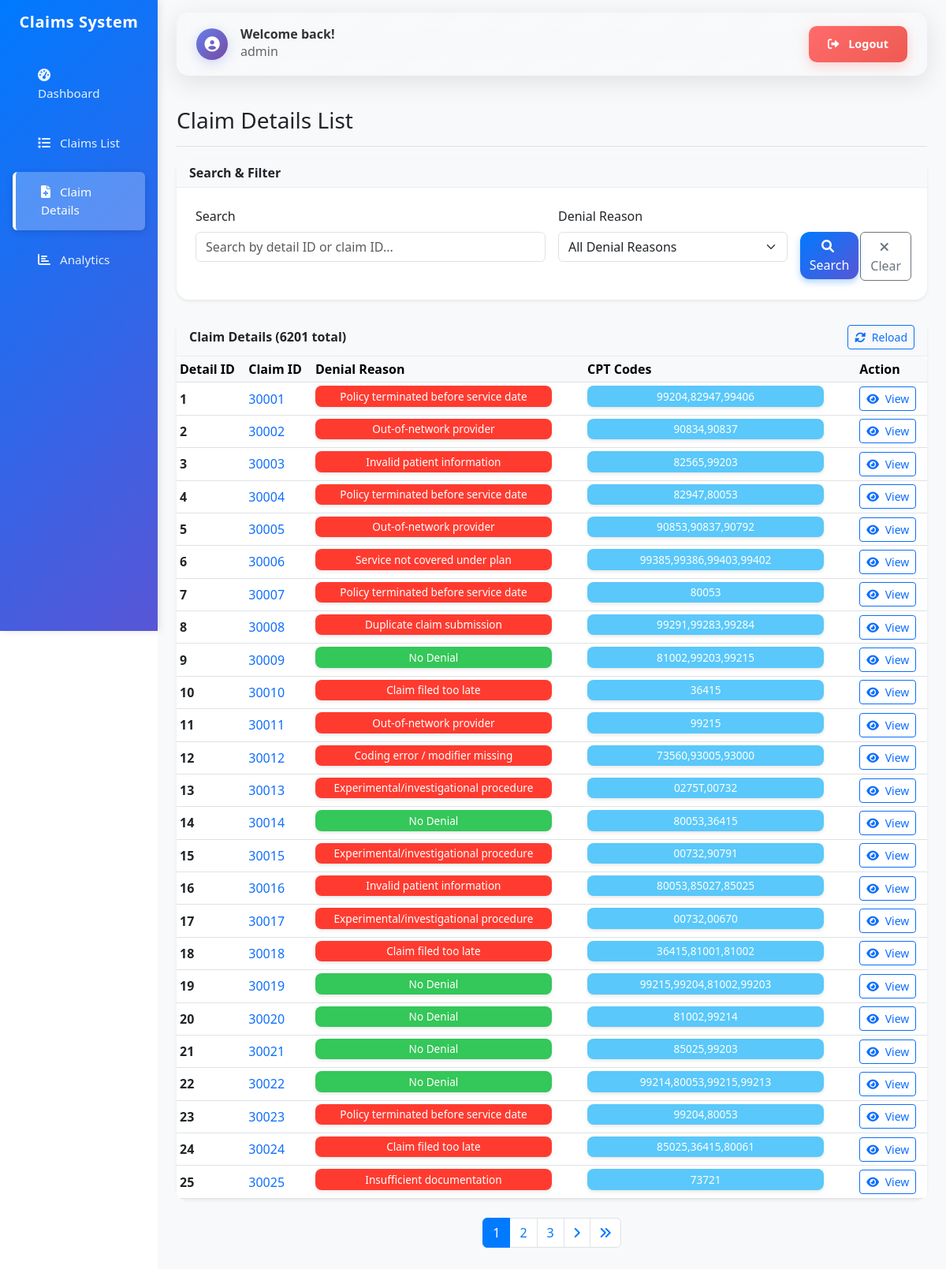
The app's page /dashboard/claim-details/ (signed in) with its own data.
### claims/models.py (models this page shows, shortened)
class ClaimDetail(models.Model):
    id = models.IntegerField(primary_key=True)
    claim_id = models.BigIntegerField()
    denial_reason = models.CharField(max_length=500, blank=True, null=True)
    cpt_codes = models.CharField(max_length=500, blank=True, null=True)
    class Meta:
        db_table = 'claim_detail'
        verbose_name = 'Claim Detail'
        verbose_name_plural = 'Claim Details'

### claims/views.py (the view)
# urls.py: path('claim-details/', views.claim_details_list, name='claim_details_list'),
@login_required
def claim_details_list(request):
    details = ClaimDetail.objects.all()
    search_query = request.GET.get('search', '')
    if search_query:
        details = details.filter(
            Q(claim_id__icontains=search_query) |
            Q(denial_reason__icontains=search_query) |
            Q(cpt_codes__icontains=search_query)
        )
    denial_filter = request.GET.get('denial_reason', '')
    if denial_filter:
        if denial_filter == 'No Denial':
            details = details.filter(denial_reason__isnull=True) | details.filter(denial_reason='')
        else:
            details = details.filter(denial_reason=denial_filter)
    denial_reasons = ClaimDetail.objects.exclude(
        denial_reason__isnull=True
    ).exclude(
        denial_reason=''
    ).values_list('denial_reason', flat=True).distinct()
    details = details.order_by('id')  # Order by ID for consistent pagination
    paginator = Paginator(details, 25)
    page_number = request.GET.get('page')
    page_obj = paginator.get_page(page_number)
    context = {
        'page_obj': page_obj,
        'search_query': search_query,
        'denial_filter': denial_filter,
        'denial_reasons': denial_reasons,
    }
    return render(request, 'claims/claim_details_list.html', context)

### templates/claims/claim_details_list.html (shortened to what this page needs)
{% extends 'base.html' %}
{% block content %}
<div class="d-flex justify-content-between flex-wrap flex-md-nowrap align-items-center pt-3 pb-2 mb-3 border-bottom">
    <h1 class="h2 fs-3 fs-md-2">Claim Details List</h1>
</div>
<div class="card shadow-sm mb-4" x-data="{
    searchQuery: '{{ search_query }}'
}">
    <div class="card-header bg-light">
        <h6 class="m-0 fw-bold fs-6">Search & Filter</h6>
    </div>
    <div class="card-body p-3 p-md-4">
        <form method="get" class="row g-3">
            <div class="col-12 col-sm-6 col-lg-6">
                <label for="search" class="form-label">Search</label>
                <input type="text" class="form-control" id="search" name="search"
                       value="{{ search_query }}" placeholder="Search by detail ID or claim ID...">
            </div>
            <div class="col-12 col-sm-6 col-lg-4">
                <label for="denial_reason" class="form-label">Denial Reason</label>
                <select class="form-select" id="denial_reason" name="denial_reason">
                    <option value="">All Denial Reasons</option>
                </select>
            </div>
            <div class="col-12 col-sm-6 col-lg-1">
                <label class="form-label">&nbsp;</label>
                <div class="d-grid">
                    <button type="submit" class="btn btn-primary">
                        <i class="fas fa-search me-1"></i>
                        <span class="d-none d-sm-inline">Search</span>
                    </button>
                </div>
            </div>
            <div class="col-12 col-sm-6 col-lg-1">
                <label class="form-label">&nbsp;</label>
                <div class="d-grid">
                    <a href="{% url 'claims:claim_details_list' %}" class="btn btn-outline-secondary">
                        <i class="fas fa-times me-1"></i>
                        <span class="d-none d-sm-inline">Clear</span>
                    </a>
                </div>
            </div>
        </form>
    </div>
</div>
<div class="row g-3 mb-4">
    <div class="col-12">
        <div class="card shadow-sm">
            <div class="card-header bg-light d-flex justify-content-between align-items-center">
                <h6 class="m-0 fw-bold fs-6">Claim Details ({{ page_obj.paginator.count }} total)</h6>
                <div class="btn-group" role="group">
                    <button type="button" class="btn btn-outline-primary btn-sm" onclick="reloadClaimDetails()">
                        <i class="fas fa-sync-alt me-1"></i>
                        <span class="d-none d-sm-inline">Reload</span>
                    </button>
                </div>
            </div>
            <div class="card-body p-0">
                <div class="table-responsive claim-line-items">
                    <table class="table table-hover table-sm mb-0">
                        <thead class="table-light">
                            <tr>
                                <th class="text-nowrap">Detail ID</th>
                                <th class="text-nowrap">Claim ID</th>
                                <th class="text-nowrap">Denial Reason</th>
                                <th class="text-nowrap">CPT Codes</th>
                                <th class="text-nowrap">Action</th>
                            </tr>
                        </thead>
                        <tbody>
                            {% for detail in page_obj %}
                            <tr>
                                <td class="text-nowrap"><strong>{{ detail.id }}</strong></td>
                                <td class="text-nowrap">
                                    <a href="{% url 'claims:claim_detail' detail.claim_id %}" class="text-decoration-none">
                                        {{ detail.claim_id }}
                                    </a>
                                </td>
                                <td class="text-break">
                                    {% if detail.denial_reason %}
                                        <span class="badge bg-danger diagnosis-badge">{{ detail.denial_reason }}</span>
                                    {% else %}
                                        <span class="badge bg-success diagnosis-badge">No Denial</span>
                                    {% endif %}
                                </td>
                                <td class="text-break">
                                    {% if detail.cpt_codes %}
                                        <span class="badge bg-info diagnosis-badge">{{ detail.cpt_codes }}</span>
                                    {% else %}
                                        <span class="text-muted">-</span>
                                    {% endif %}
                                </td>
                                <td class="text-nowrap">
                                    <div class="btn-group" role="group">
                                        <a href="{% url 'claims:claim_detail' detail.claim_id %}" class="btn btn-sm btn-outline-primary">
                                            <i class="fas fa-eye me-1"></i>
                                            <span class="d-none d-sm-inline">View</span>
                                        </a>
                                    </div>
                                </td>
                            </tr>
                            {% endfor %}
                        </tbody>
                    </table>
                </div>
            </div>
        </div>
    </div>
</div>
{% if page_obj.has_other_pages %}
<div class="row">
    <div class="col-12">
        <nav aria-label="Claim details pagination">
            <ul class="pagination justify-content-center">
                {% for num in page_obj.paginator.page_range %}
                    {% if page_obj.number == num %}
                    <li class="page-item active">
                        <span class="page-link">{{ num }}</span>
                    </li>
                    {% elif num > page_obj.number|add:'-3' and num < page_obj.number|add:'3' %}
                    <li class="page-item">
                        <a class="page-link" href="?page={{ num }}{% if search_query %}&search={{ search_query }}{% endif %}{% if denial_filter %}&denial_reason={{ denial_filter }}{% endif %}">{{ num }}</a>
                    </li>
                    {% endif %}
                {% endfor %}
                {% if page_obj.has_next %}
                <li class="page-item">
                    <a class="page-link" href="?page={{ page_obj.next_page_number }}{% if search_query %}&search={{ search_query }}{% endif %}{% if denial_filter %}&denial_reason={{ denial_filter }}{% endif %}">
                        <i class="fas fa-angle-right"></i>
                    </a>
                </li>
                <li class="page-item">
                    <a class="page-link" href="?page={{ page_obj.paginator.num_pages }}{% if search_query %}&search={{ search_query }}{% endif %}{% if denial_filter %}&denial_reason={{ denial_filter }}{% endif %}">
                        <i class="fas fa-angle-double-right"></i>
                    </a>
                </li>
                {% endif %}
            </ul>
        </nav>
    </div>
</div>
{% endif %}
{% endblock %}

### templates/base.html (shortened to what this page needs)
<!DOCTYPE html>
<html lang="en">
<head>
    <link href="https://cdn.jsdelivr.net/npm/bootstrap@5.3.0/dist/css/bootstrap.min.css" rel="stylesheet">
    <link href="https://cdnjs.cloudflare.com/ajax/libs/font-awesome/6.0.0/css/all.min.css" rel="stylesheet">
</head>
<body>
    <div class="container-fluid p-0">
        <div class="row g-0 m-0">
            <nav class="col-12 col-md-3 col-lg-2 d-md-block sidebar collapse offcanvas-md offcanvas-start" id="sidebarOffcanvas" tabindex="-1" aria-labelledby="sidebarOffcanvasLabel">
                <div class="offcanvas-body p-0">
                    <div class="position-sticky pt-3">
                        <div class="text-center mb-4 px-3">
                            <h4 class="text-white fs-5 fs-md-4">Claims System</h4>
                        </div>
                        <ul class="nav flex-column px-3">
                            <li class="nav-item">
                                <a class="nav-link {% if request.resolver_match.url_name == 'dashboard' %}active{% endif %}" href="{% url 'claims:dashboard' %}">
                                    <i class="fas fa-tachometer-alt me-2"></i>
                                    <span class="d-none d-sm-inline">Dashboard</span>
                                </a>
                            </li>
                            <li class="nav-item">
                                <a class="nav-link {% if request.resolver_match.url_name == 'claim_list' %}active{% endif %}" href="{% url 'claims:claim_list' %}">
                                    <i class="fas fa-list me-2"></i>
                                    <span class="d-none d-sm-inline">Claims List</span>
                                </a>
                            </li>
                            <li class="nav-item">
                                <a class="nav-link {% if request.resolver_match.url_name == 'claim_details_list' %}active{% endif %}" href="{% url 'claims:claim_details_list' %}">
                                    <i class="fas fa-file-medical me-2"></i>
                                    <span class="d-none d-sm-inline">Claim Details</span>
                                </a>
                            </li>
                            <li class="nav-item">
                                <a class="nav-link {% if request.resolver_match.url_name == 'analytics' %}active{% endif %}" href="{% url 'claims:analytics' %}">
                                    <i class="fas fa-chart-bar me-2"></i>
                                    <span class="d-none d-sm-inline">Analytics</span>
                                </a>
                            </li>
                        </ul>
                    </div>
                </div>
            </nav>
            <main class="col-12 col-md-9 ms-sm-auto col-lg-10 px-3 px-md-4 main-content">
                <div class="pt-3 pb-2 mb-3">
                    {% if user.is_authenticated %}
                    <div class="user-header mb-4">
                        <div class="d-flex flex-column flex-sm-row justify-content-between align-items-start align-items-sm-center gap-3">
                            <div class="welcome-section">
                                <div class="welcome-icon">
                                    <i class="fas fa-user-circle"></i>
                                </div>
                                <div class="welcome-text">
                                    <h6 class="welcome-title mb-0">Welcome back!</h6>
                                    <small class="welcome-subtitle">{{ user.username }}</small>
                                </div>
                            </div>
                            <div class="logout-section">
                                <a href="{% url 'logout' %}" class="btn btn-logout">
                                    <i class="fas fa-sign-out-alt me-2"></i>
                                    <span class="d-none d-sm-inline">Logout</span>
                                </a>
                            </div>
                        </div>
                    </div>
                    {% endif %}
                    {% block content %}{% endblock %}
                </div>
            </main>
        </div>
    </div>
</body>
</html>

### records on screen
ClaimDetail: id "1", claim_id "30001", denial_reason "Policy terminated before service date", cpt_codes "99204,82947,99406"
ClaimDetail: id "2", claim_id "30002", denial_reason "Out-of-network provider", cpt_codes "90834,90837"
ClaimDetail: id "3", claim_id "30003", denial_reason "Invalid patient information", cpt_codes "82565,99203"
ClaimDetail: id "4", claim_id "30004", denial_reason "Policy terminated before service date", cpt_codes "82947,80053"
ClaimDetail: id "5", claim_id "30005", denial_reason "Out-of-network provider", cpt_codes "90853,90837,90792"
ClaimDetail: id "6", claim_id "30006", denial_reason "Service not covered under plan", cpt_codes "99385,99386,99403,99402"
ClaimDetail: id "7", claim_id "30007", denial_reason "Policy terminated before service date", cpt_codes "80053"
ClaimDetail: id "8", claim_id "30008", denial_reason "Duplicate claim submission", cpt_codes "99291,99283,99284"
ClaimDetail: id "9", claim_id "30009", shows "No Denial", cpt_codes "81002,99203,99215"
ClaimDetail: id "10", claim_id "30010", denial_reason "Claim filed too late", cpt_codes "36415"
ClaimDetail: id "11", claim_id "30011", denial_reason "Out-of-network provider", cpt_codes "99215"
ClaimDetail: id "12", claim_id "30012", denial_reason "Coding error / modifier missing", cpt_codes "73560,93005,93000"
ClaimDetail: id "13", claim_id "30013", denial_reason "Experimental/investigational procedure", cpt_codes "0275T,00732"
ClaimDetail: id "14", claim_id "30014", shows "No Denial", cpt_codes "80053,36415"
ClaimDetail: id "15", claim_id "30015", denial_reason "Experimental/investigational procedure", cpt_codes "00732,90791"
ClaimDetail: id "16", claim_id "30016", denial_reason "Invalid patient information", cpt_codes "80053,85027,85025"
ClaimDetail: id "17", claim_id "30017", denial_reason "Experimental/investigational procedure", cpt_codes "00732,00670"
ClaimDetail: id "18", claim_id "30018", denial_reason "Claim filed too late", cpt_codes "36415,81001,81002"
ClaimDetail: id "19", claim_id "30019", shows "No Denial", cpt_codes "99215,99204,81002,99203"
ClaimDetail: id "20", claim_id "30020", shows "No Denial", cpt_codes "81002,99214"
ClaimDetail: id "21", claim_id "30021", shows "No Denial", cpt_codes "85025,99203"
ClaimDetail: id "22", claim_id "30022", shows "No Denial", cpt_codes "99214,80053,99215,99213"
ClaimDetail: id "23", claim_id "30023", denial_reason "Policy terminated before service date", cpt_codes "99204,80053"
ClaimDetail: id "24", claim_id "30024", denial_reason "Claim filed too late", cpt_codes "85025,36415,80061"
ClaimDetail: id "25", claim_id "30025", denial_reason "Insufficient documentation", cpt_codes "73721"

### other values on screen
{{ user.username }} "admin"
{{ page_obj.paginator.count }} "6201"
{{ num }} "1"
{{ num }} "2" "3"
